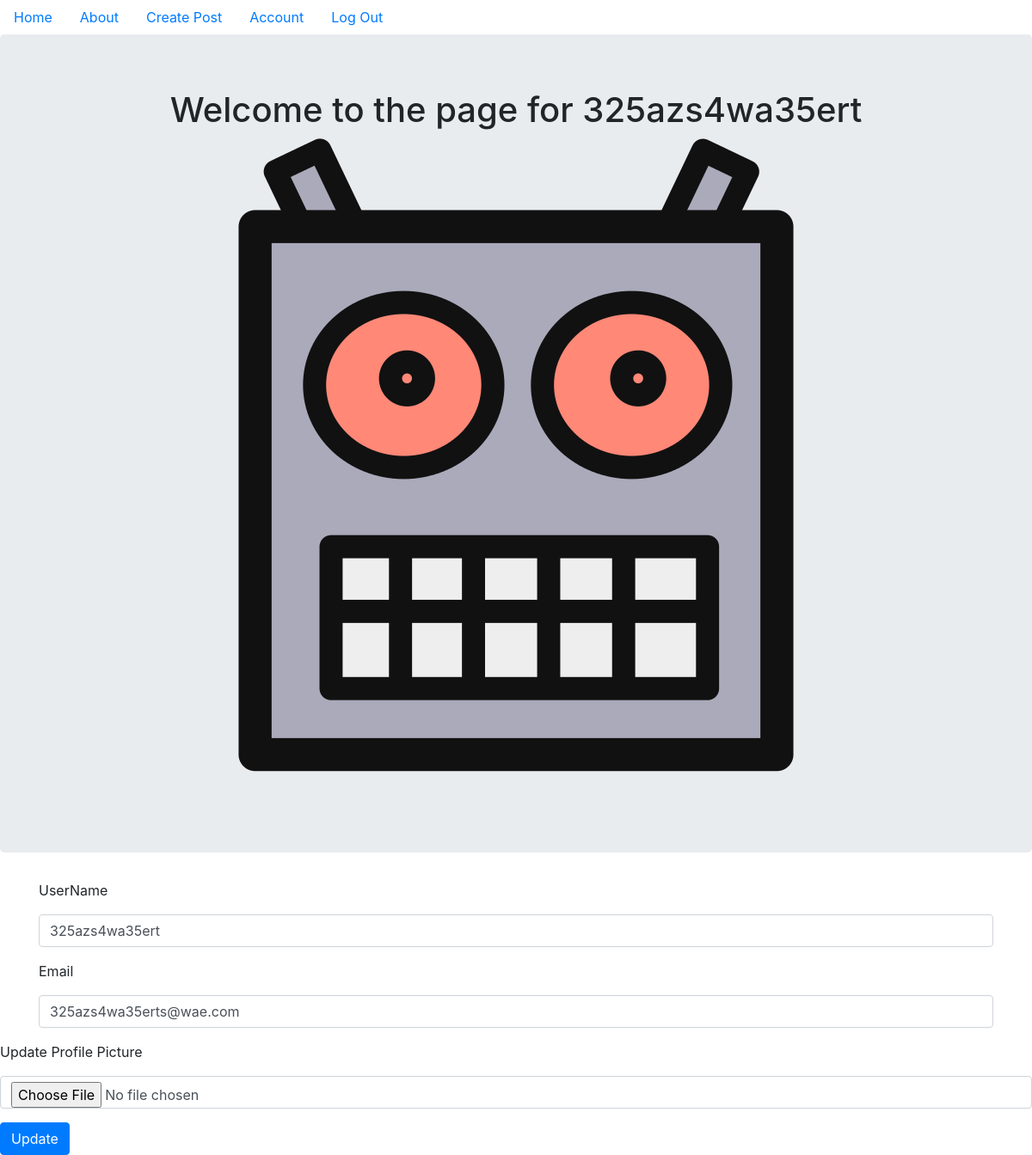
/account (signed in), run on the app's committed database.
### clubAppFolder/models.py (models this page shows, shortened)
class User(db.Model, UserMixin):
    __tablename__ = 'users'
    id = db.Column(db.Integer, primary_key=True)
    profile_image = db.Column(db.String(20), nullable=False, default='default_profile.png')
    email = db.Column(db.String(64), unique=True, index=True)
    username = db.Column(db.String(64), unique=True, index=True)
    password_hash = db.Column(db.String(128))
    post = db.relationship('BlogPost', backref='author', lazy=True)

### clubAppFolder/users/views.py (the view)
@users.route('/account', methods=['GET', 'POST'])
@login_required
def account():
    form = UpdateUserForm()
    if form.validate_on_submit():
        if form.picture.data:
            username = current_user.username
            pic = add_profile_pic(form.picture.data, username)
            current_user.profile_image = pic
        current_user.username = form.username.data
        current_user.email = form.email.data
        db.session.commit()
        flash('User Account Updated!')
        return redirect(url_for('users.account'))
    elif request.method == "GET":
        form.username.data = current_user.username
        form.email.data = current_user.email
    profile_image = url_for('static', filename='profile_pics/'+current_user.profile_image)
    return render_template('account.html', profile_image=profile_image,form=form)

### clubAppFolder/users/forms.py
class UpdateUserForm(FlaskForm):
    email = StringField('Email', validators=[DataRequired(), Email()])
    username = StringField('UserName', validators=[DataRequired()])
    picture = FileField('Update Profile Picture', validators = [FileAllowed(['jpg','png'])])
    submit = SubmitField('Update')

### clubAppFolder/models.py (called while the page is built)
@login_manager.user_loader
def load_user(user_id):
    return User.query.get(user_id)

### clubAppFolder/templates/account.html (shortened to what this page needs)
{% extends "base.html" %}
{% block content %}
<div class="jumbotron">
    <div align="center">
        <h1>Welcome to the page for {{current_user.username}}</h1>
        <img align="center" src="{{url_for('static', filename='profile_pics/'+current_user.profile_image)}}">
    </div>
</div>
<div class="container">
    <form method="POST" action="" enctype="multipart/form-data">
        <div class="form-group">
            {{form.username.label(class="form-group")}}
            {{form.username(class="form-control")}}
        </div>
            {{form.email.label(class="form-group")}}
            {{form.email(class="form-control")}}
        </div>
            {{form.picture.label(class="form-group")}}
            {{form.picture(class="form-control")}}
        </div>
            {{form.submit(class="btn btn-primary")}}
{% endblock %}

### data on the page
User: username "325azs4wa35ert", profile_image (placeholder picture), email "325azs4wa35erts@wae.com"
